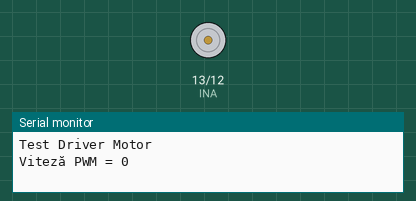
Simulated run of this sketch. Board: Arduino Uno, built with avr-gcc and run on an emulated ATmega328P. On the bench: motor-driver pin pairs drawn as motors (green arrow = first pin HIGH = forward, orange = second pin HIGH = backward, longer = more drive, scaled by the enable pin), the last lines printed to the serial monitor.

Above: at 1.15 s.
At 8.65 s:
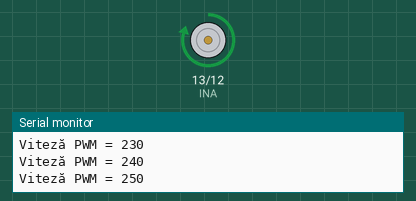
At 16.76 s:
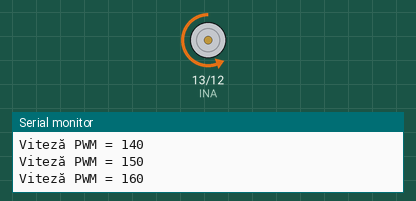
At 39.57 s:
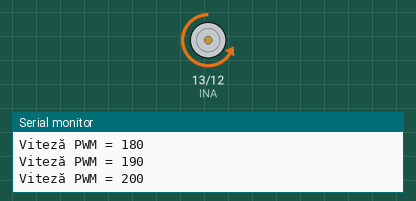
Timing chart, 0 to 40.0 s (numbered marks = the images above):
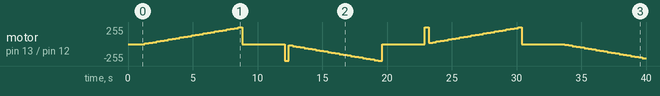

Measured:
- by itself, motor on pin 13 (INA) / pin 12 (INB): stopped → forward 10/255 at 1.3 s, → forward 20/255 0.30 s later, → forward 30/255 0.30 s later, → forward 40/255 0.30 s later, … (99 changes in this stretch)

The sketch:

Test_driver.ino
```cpp
const int INA = 13;
const int INB = 12;
const int PWM = 11;

void setup() {
  pinMode(INA, OUTPUT);
  pinMode(INB, OUTPUT);
  pinMode(PWM, OUTPUT);

  Serial.begin(9600);
  delay(1000);
  Serial.println("Test Driver Motor");

  digitalWrite(INA, HIGH);  // direcție înainte
  digitalWrite(INB, LOW);
}

void loop() {
  // Creștere treptată a vitezei
  for (int speed = 0; speed <= 255; speed += 10) {
    analogWrite(PWM, speed);
    Serial.print("Viteză PWM = ");
    Serial.println(speed);
    delay(300);
  }

  // Pauză cu motorul oprit
  analogWrite(PWM, 0);
  Serial.println("Oprit. Pauză 3 secunde...");
  delay(3000);

  // Schimbă direcția motorului
  digitalWrite(INA, LOW);
  digitalWrite(INB, HIGH);
  Serial.println("Schimb direcția.");

  for (int speed = 0; speed <= 255; speed += 10) {
    analogWrite(PWM, speed);
    Serial.print("Viteză PWM = ");
    Serial.println(speed);
    delay(300);
  }

  analogWrite(PWM, 0);
  Serial.println("Oprit. Pauză 3 secunde...");
  delay(3000);

  // Revine la direcția inițială
  digitalWrite(INA, HIGH);
  digitalWrite(INB, LOW);
}
```
